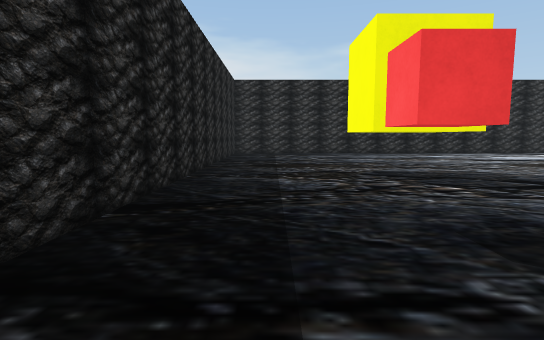
view 1 (above)

16 first-person views from a walk through a scene from a Unity 3-D project. The camera is 1.2 m above the floor, tilts 6° down and sees 80° across. The floor is counted in squares, 2 m on a side. Each view is taken from the middle of a square. On the plan, view 1 faces up. The plan holds only what a view shows up to about 10 squares ahead; the rest is blank. The place goes on beyond the plan. The player character is not drawn. Some surface patterns are stand-ins.

view 2
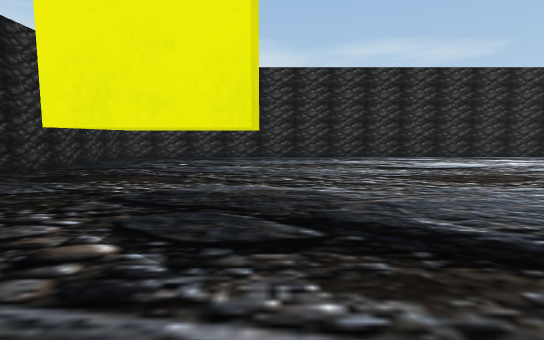

view 3
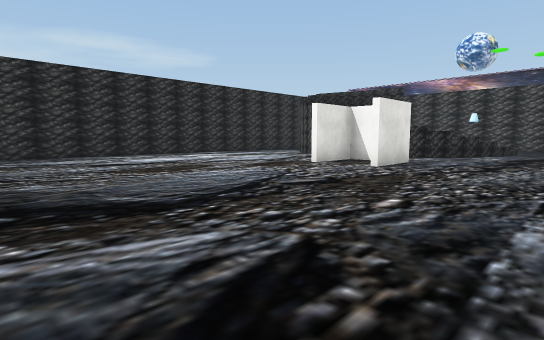

view 4
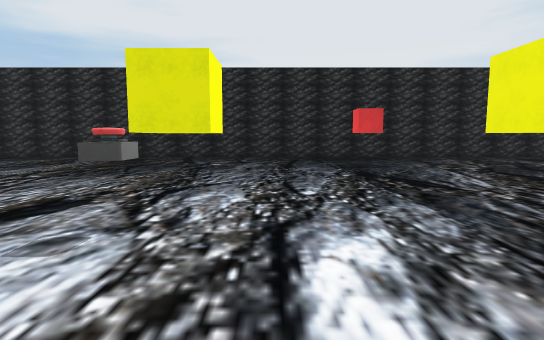

view 5
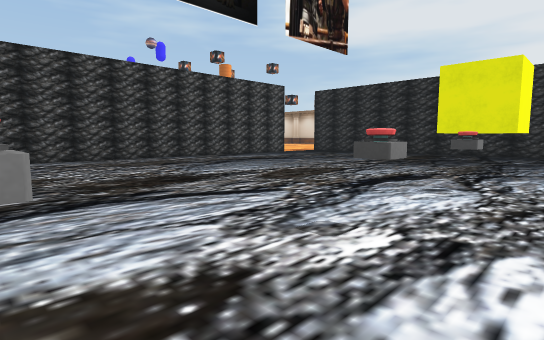

view 6
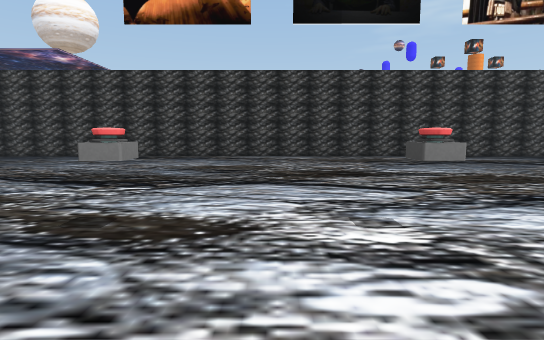

view 7
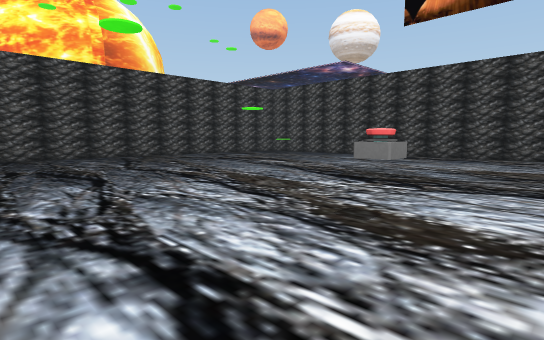

view 8
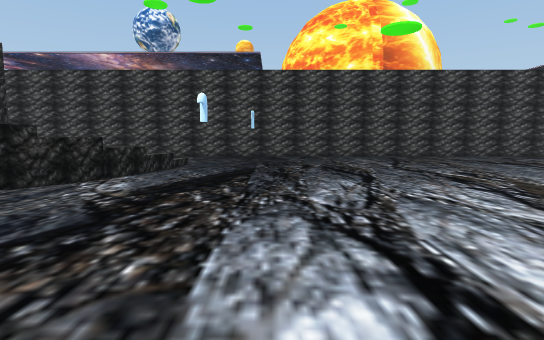

view 9
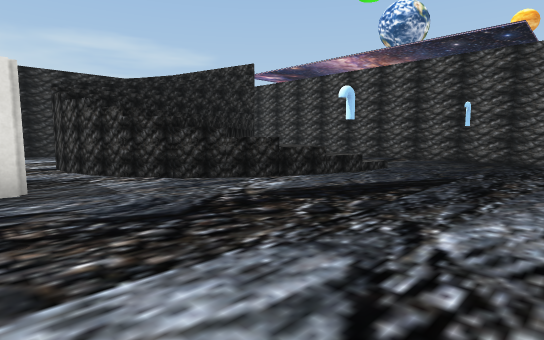

view 10
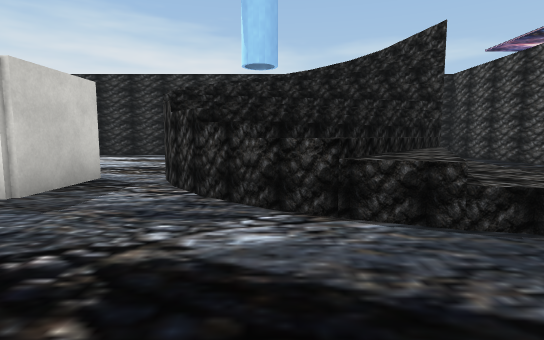

view 11
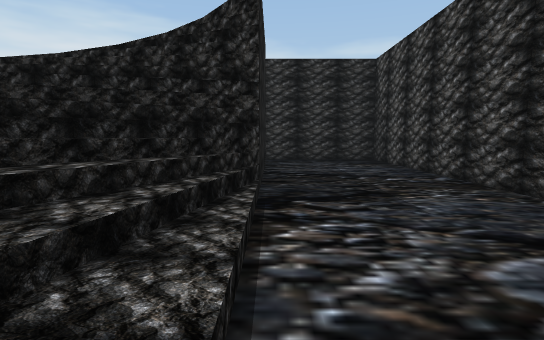

view 12
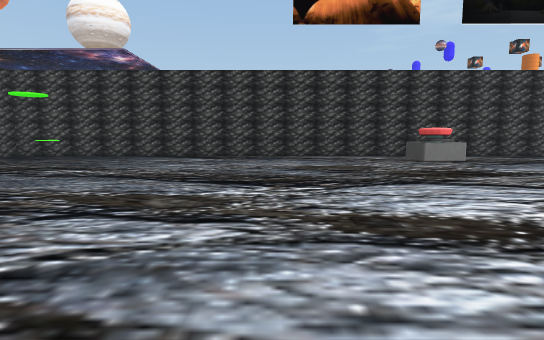

view 13
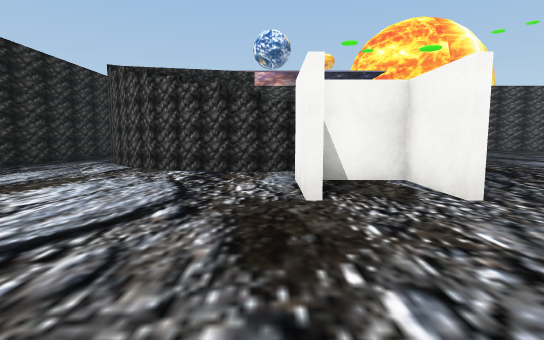

view 14
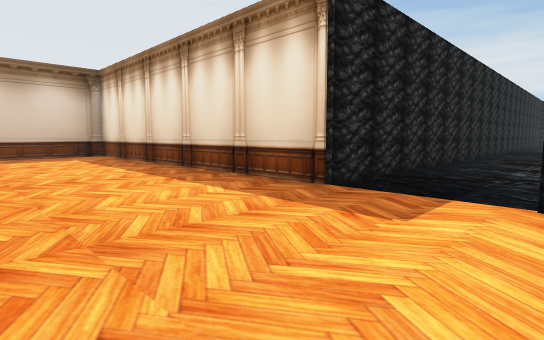

view 15
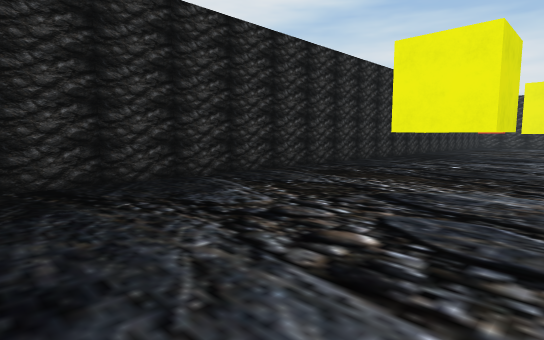

view 16
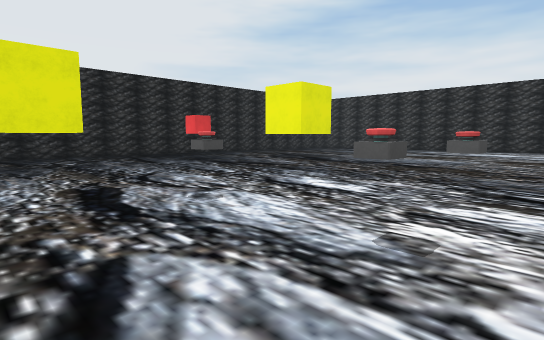

### Floor plan
Key: @ floor where view 1 was taken; # wall or solid block; . floor; / step, stairs or slope; = window, fence, low wall or low ledge; O other object.
Columns run from 10 left of view 1 to 19 right of it. Each row starts with its distance up from view 1.
 12         ######################
 11         #....................#
 10         #...............#//..#
  9         #..............////..#
  8         #............./////..#
  7         #.............////=..#
  6         #..........##./////..#
  5         #...#.......##/////..#
  4         #..........###.////..#
  3         #...............=//..#
  2         #..O...........O.....#
  1         #.........O..........#
  0         #.@..................#
 -1         #.......O.O.O........#
 -2         #..##................#
 -3         #....................#
 -4         #....................#
 -5         #....................#
 -6         #....................#
 -7         #..................O.#
 -8 #########....................#
 -9 #..........###################
-10 #...........
-11 #...........
-12       ......

Positions as (right, up) in squares from view 1, and headings:
1: (0, 0), facing up
2: (3, 2), facing up
3: (3, 1), facing up-right
4: (8, 0), facing left
5: (10, 0), facing down-left
6: (9, 1), facing down
7: (9, 1), facing down-right
8: (9, 1), facing right
9: (10, 0), facing up-right
10: (13, 1), facing up
11: (16, 3), facing up
12: (11, 1), facing down
13: (6, 6), facing right
14: (1, -12), facing up-left
15: (3, -8), facing up-left
16: (9, -3), facing up-left
